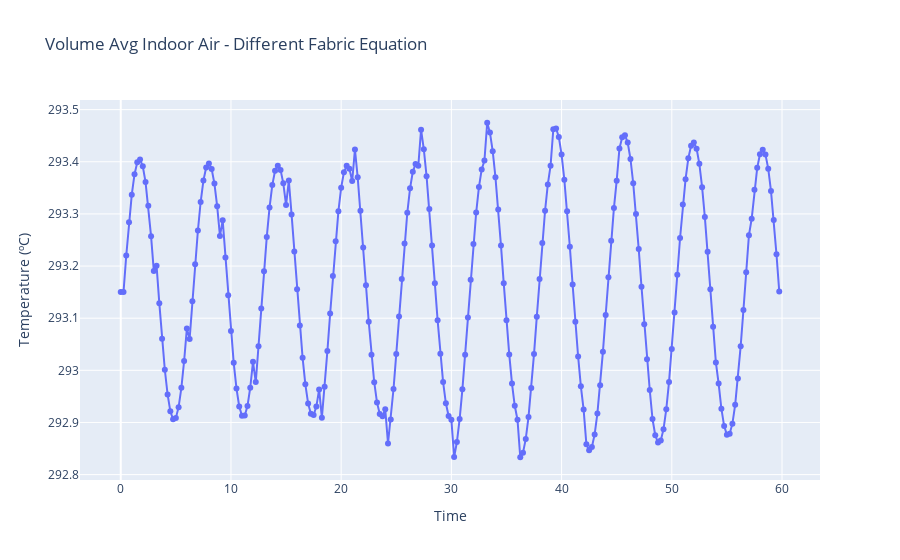

The cell this chart's notebook holds for it:
### Code cell
times, temps = calc_transient_indoor_air(PhysicalConstants(), EnergyEqns2())
len(temps)

# super quick scatter plot 
fig = go.Figure()
fig.add_trace(go.Scatter(x=times, y=temps, mode='lines+markers',))
fig.update_layout(xaxis_title='Time',
                  yaxis_title='Temperature (ºC)',
                  title='Volume Avg Indoor Air - Different Fabric Equation')

### Figure 1 — Plotly figure (JSON) as saved in the notebook; plotly's stock layout.template omitted (floating-point values rounded to 4 significant figures; data arrays with more than 128 entries replaced by an {"elided": "..."} marker saying what was removed)
{"data": [{"mode": "lines+markers", "type": "scatter", "x": {"elided": "240 float values"}, "y": {"elided": "240 float values"}}], "layout": {"title": {"text": "Volume Avg Indoor Air - Different Fabric Equation"}, "xaxis": {"title": {"text": "Time"}}, "yaxis": {"title": {"text": "Temperature (ºC)"}}}}
